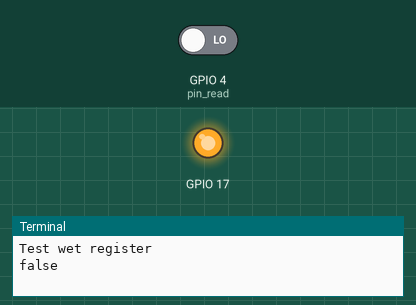
Bench run of a program on a simulated Raspberry Pi (BCM pin numbers). On the bench: output pins drawn as LEDs (lit = HIGH), the last lines printed to the terminal. Inputs (shaded band) come from the test bench; at power-on: GPIO 4 (pin_read) LOW. At 3.0 s the program stops and its outputs stay as they are.

Above: at 1.1 s.
At 3.1 s:
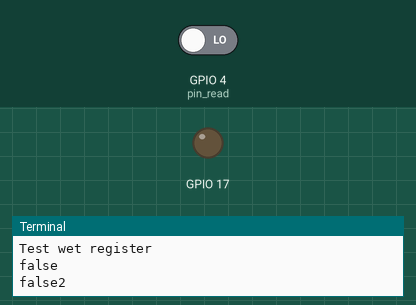
Timing chart, 0 to 4.5 s (numbered marks = the images above):
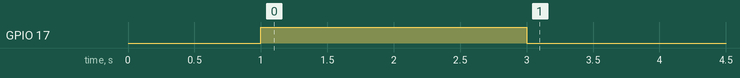

The program:

wet2.py
```python
import RPi.GPIO as GP
import time

GP.setmode(GP.BCM)
print('Test wet register')
GP.setup(4, GP.IN, pull_up_down=GP.PUD_DOWN)
GP.setup(17, GP.OUT)


GP.output(17, GP.LOW)
time.sleep(1)
pin_read = GP.input(4)

if pin_read == GP.HIGH :
    print("true")
else :
    print("false")


GP.output(17, GP.HIGH)
time.sleep(1)
pin_read = GP.input(4)

if pin_read == GP.HIGH :
    print("true2")
else :
    print("false2")
time.sleep(1)

GP.cleanup()
```
